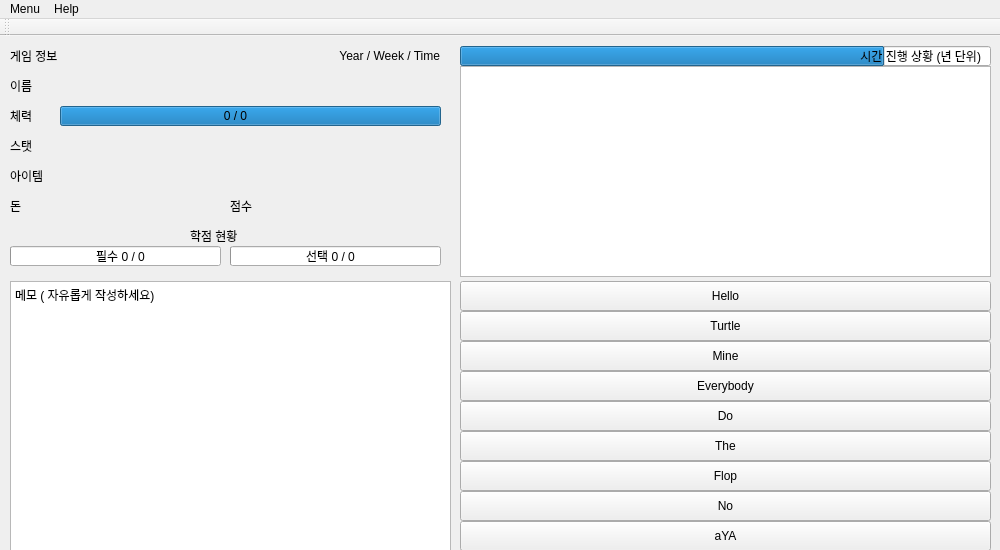
<?xml version="1.0" encoding="UTF-8"?>
<ui version="4.0">
 <class>Sugang_Simulator_2017</class>
 <widget class="QMainWindow" name="Sugang_Simulator_2017">
  <property name="geometry">
   <rect>
    <x>0</x>
    <y>0</y>
    <width>1000</width>
    <height>550</height>
   </rect>
  </property>
  <property name="maximumSize">
   <size>
    <width>3200</width>
    <height>1800</height>
   </size>
  </property>
  <property name="windowTitle">
   <string>Sugang_Simulator_2017</string>
  </property>
  <widget class="QWidget" name="centralWidget">
   <widget class="QLabel" name="text_game">
    <property name="geometry">
     <rect>
      <x>10</x>
      <y>10</y>
      <width>60</width>
      <height>20</height>
     </rect>
    </property>
    <property name="text">
     <string>게임 정보</string>
    </property>
   </widget>
   <widget class="QLabel" name="text_time">
    <property name="geometry">
     <rect>
      <x>300</x>
      <y>10</y>
      <width>140</width>
      <height>20</height>
     </rect>
    </property>
    <property name="text">
     <string>Year / Week / Time</string>
    </property>
    <property name="alignment">
     <set>Qt::AlignRight|Qt::AlignTrailing|Qt::AlignVCenter</set>
    </property>
   </widget>
   <widget class="QLabel" name="text_name">
    <property name="geometry">
     <rect>
      <x>10</x>
      <y>40</y>
      <width>55</width>
      <height>20</height>
     </rect>
    </property>
    <property name="text">
     <string>이름</string>
    </property>
   </widget>
   <widget class="QLabel" name="text_hp">
    <property name="geometry">
     <rect>
      <x>200</x>
      <y>70</y>
      <width>71</width>
      <height>20</height>
     </rect>
    </property>
    <property name="text">
     <string>0 / 0</string>
    </property>
    <property name="alignment">
     <set>Qt::AlignCenter</set>
    </property>
   </widget>
   <widget class="QProgressBar" name="prog_hp">
    <property name="enabled">
     <bool>true</bool>
    </property>
    <property name="geometry">
     <rect>
      <x>60</x>
      <y>70</y>
      <width>381</width>
      <height>20</height>
     </rect>
    </property>
    <property name="value">
     <number>100</number>
    </property>
    <property name="textVisible">
     <bool>false</bool>
    </property>
    <property name="invertedAppearance">
     <bool>false</bool>
    </property>
    <property name="format">
     <string>%p%</string>
    </property>
   </widget>
   <widget class="QLabel" name="text_hp2">
    <property name="geometry">
     <rect>
      <x>10</x>
      <y>70</y>
      <width>31</width>
      <height>20</height>
     </rect>
    </property>
    <property name="text">
     <string>체력</string>
    </property>
   </widget>
   <widget class="QLabel" name="text_stats">
    <property name="geometry">
     <rect>
      <x>10</x>
      <y>100</y>
      <width>431</width>
      <height>20</height>
     </rect>
    </property>
    <property name="text">
     <string>스탯</string>
    </property>
   </widget>
   <widget class="QLabel" name="text_items">
    <property name="geometry">
     <rect>
      <x>10</x>
      <y>130</y>
      <width>431</width>
      <height>20</height>
     </rect>
    </property>
    <property name="text">
     <string>아이템</string>
    </property>
   </widget>
   <widget class="QProgressBar" name="prog_credit_selective">
    <property name="enabled">
     <bool>true</bool>
    </property>
    <property name="geometry">
     <rect>
      <x>230</x>
      <y>210</y>
      <width>211</width>
      <height>20</height>
     </rect>
    </property>
    <property name="maximum">
     <number>100</number>
    </property>
    <property name="value">
     <number>0</number>
    </property>
    <property name="textVisible">
     <bool>false</bool>
    </property>
   </widget>
   <widget class="QProgressBar" name="prog_credit_mandatory">
    <property name="enabled">
     <bool>true</bool>
    </property>
    <property name="geometry">
     <rect>
      <x>10</x>
      <y>210</y>
      <width>211</width>
      <height>20</height>
     </rect>
    </property>
    <property name="value">
     <number>0</number>
    </property>
    <property name="textVisible">
     <bool>false</bool>
    </property>
   </widget>
   <widget class="QLabel" name="text_req_credit">
    <property name="geometry">
     <rect>
      <x>190</x>
      <y>190</y>
      <width>61</width>
      <height>20</height>
     </rect>
    </property>
    <property name="text">
     <string>학점 현황</string>
    </property>
   </widget>
   <widget class="QLabel" name="text_score">
    <property name="geometry">
     <rect>
      <x>230</x>
      <y>160</y>
      <width>211</width>
      <height>20</height>
     </rect>
    </property>
    <property name="text">
     <string>점수</string>
    </property>
   </widget>
   <widget class="QLabel" name="text_money">
    <property name="geometry">
     <rect>
      <x>10</x>
      <y>160</y>
      <width>211</width>
      <height>20</height>
     </rect>
    </property>
    <property name="text">
     <string>돈</string>
    </property>
   </widget>
   <widget class="QLabel" name="text_credit_mandatory">
    <property name="geometry">
     <rect>
      <x>70</x>
      <y>210</y>
      <width>101</width>
      <height>20</height>
     </rect>
    </property>
    <property name="text">
     <string>필수 0 / 0</string>
    </property>
    <property name="alignment">
     <set>Qt::AlignCenter</set>
    </property>
   </widget>
   <widget class="QLabel" name="text_credit_selective">
    <property name="geometry">
     <rect>
      <x>280</x>
      <y>210</y>
      <width>101</width>
      <height>20</height>
     </rect>
    </property>
    <property name="text">
     <string>선택 0 / 0</string>
    </property>
    <property name="alignment">
     <set>Qt::AlignCenter</set>
    </property>
   </widget>
   <widget class="QTextEdit" name="textbox_memo">
    <property name="geometry">
     <rect>
      <x>10</x>
      <y>245</y>
      <width>441</width>
      <height>271</height>
     </rect>
    </property>
    <property name="html">
     <string>&lt;!DOCTYPE HTML PUBLIC &quot;-//W3C//DTD HTML 4.0//EN&quot; &quot;http://www.w3.org/TR/REC-html40/strict.dtd&quot;&gt;
&lt;html&gt;&lt;head&gt;&lt;meta name=&quot;qrichtext&quot; content=&quot;1&quot; /&gt;&lt;style type=&quot;text/css&quot;&gt;
p, li { white-space: pre-wrap; }
&lt;/style&gt;&lt;/head&gt;&lt;body style=&quot; font-family:'Gulim'; font-size:9pt; font-weight:400; font-style:normal;&quot;&gt;
&lt;p style=&quot; margin-top:0px; margin-bottom:0px; margin-left:0px; margin-right:0px; -qt-block-indent:0; text-indent:0px;&quot;&gt;메모 ( 자유롭게 작성하세요)&lt;/p&gt;&lt;/body&gt;&lt;/html&gt;</string>
    </property>
   </widget>
   <widget class="QProgressBar" name="prog_time">
    <property name="enabled">
     <bool>true</bool>
    </property>
    <property name="geometry">
     <rect>
      <x>460</x>
      <y>10</y>
      <width>531</width>
      <height>20</height>
     </rect>
    </property>
    <property name="value">
     <number>80</number>
    </property>
    <property name="textVisible">
     <bool>false</bool>
    </property>
   </widget>
   <widget class="QTextEdit" name="textbox_console">
    <property name="enabled">
     <bool>true</bool>
    </property>
    <property name="geometry">
     <rect>
      <x>460</x>
      <y>30</y>
      <width>531</width>
      <height>211</height>
     </rect>
    </property>
    <property name="readOnly">
     <bool>true</bool>
    </property>
    <property name="html">
     <string>&lt;!DOCTYPE HTML PUBLIC &quot;-//W3C//DTD HTML 4.0//EN&quot; &quot;http://www.w3.org/TR/REC-html40/strict.dtd&quot;&gt;
&lt;html&gt;&lt;head&gt;&lt;meta name=&quot;qrichtext&quot; content=&quot;1&quot; /&gt;&lt;style type=&quot;text/css&quot;&gt;
p, li { white-space: pre-wrap; }
&lt;/style&gt;&lt;/head&gt;&lt;body style=&quot; font-family:'Gulim'; font-size:9pt; font-weight:400; font-style:normal;&quot;&gt;
&lt;p style=&quot;-qt-paragraph-type:empty; margin-top:0px; margin-bottom:0px; margin-left:0px; margin-right:0px; -qt-block-indent:0; text-indent:0px;&quot;&gt;&lt;br /&gt;&lt;/p&gt;&lt;/body&gt;&lt;/html&gt;</string>
    </property>
   </widget>
   <widget class="QPushButton" name="button3">
    <property name="enabled">
     <bool>true</bool>
    </property>
    <property name="geometry">
     <rect>
      <x>460</x>
      <y>305</y>
      <width>531</width>
      <height>30</height>
     </rect>
    </property>
    <property name="text">
     <string>Mine</string>
    </property>
   </widget>
   <widget class="QPushButton" name="button8">
    <property name="enabled">
     <bool>true</bool>
    </property>
    <property name="geometry">
     <rect>
      <x>460</x>
      <y>455</y>
      <width>531</width>
      <height>30</height>
     </rect>
    </property>
    <property name="text">
     <string>No</string>
    </property>
   </widget>
   <widget class="QPushButton" name="button9">
    <property name="enabled">
     <bool>true</bool>
    </property>
    <property name="geometry">
     <rect>
      <x>460</x>
      <y>485</y>
      <width>531</width>
      <height>30</height>
     </rect>
    </property>
    <property name="text">
     <string>aYA</string>
    </property>
   </widget>
   <widget class="QPushButton" name="button7">
    <property name="enabled">
     <bool>true</bool>
    </property>
    <property name="geometry">
     <rect>
      <x>460</x>
      <y>425</y>
      <width>531</width>
      <height>30</height>
     </rect>
    </property>
    <property name="text">
     <string>Flop</string>
    </property>
   </widget>
   <widget class="QPushButton" name="button5">
    <property name="enabled">
     <bool>true</bool>
    </property>
    <property name="geometry">
     <rect>
      <x>460</x>
      <y>365</y>
      <width>531</width>
      <height>30</height>
     </rect>
    </property>
    <property name="text">
     <string>Do</string>
    </property>
   </widget>
   <widget class="QPushButton" name="button6">
    <property name="enabled">
     <bool>true</bool>
    </property>
    <property name="geometry">
     <rect>
      <x>460</x>
      <y>395</y>
      <width>531</width>
      <height>30</height>
     </rect>
    </property>
    <property name="text">
     <string>The</string>
    </property>
   </widget>
   <widget class="QPushButton" name="button1">
    <property name="enabled">
     <bool>true</bool>
    </property>
    <property name="geometry">
     <rect>
      <x>460</x>
      <y>245</y>
      <width>531</width>
      <height>30</height>
     </rect>
    </property>
    <property name="text">
     <string>Hello</string>
    </property>
   </widget>
   <widget class="QPushButton" name="button2">
    <property name="enabled">
     <bool>true</bool>
    </property>
    <property name="geometry">
     <rect>
      <x>460</x>
      <y>275</y>
      <width>531</width>
      <height>30</height>
     </rect>
    </property>
    <property name="text">
     <string>Turtle</string>
    </property>
   </widget>
   <widget class="QPushButton" name="button4">
    <property name="enabled">
     <bool>true</bool>
    </property>
    <property name="geometry">
     <rect>
      <x>460</x>
      <y>335</y>
      <width>531</width>
      <height>30</height>
     </rect>
    </property>
    <property name="text">
     <string>Everybody</string>
    </property>
   </widget>
   <widget class="QLabel" name="text_time_2">
    <property name="geometry">
     <rect>
      <x>830</x>
      <y>10</y>
      <width>151</width>
      <height>20</height>
     </rect>
    </property>
    <property name="text">
     <string>시간 진행 상황 (년 단위)</string>
    </property>
    <property name="alignment">
     <set>Qt::AlignRight|Qt::AlignTrailing|Qt::AlignVCenter</set>
    </property>
   </widget>
   <zorder>text_game</zorder>
   <zorder>text_time</zorder>
   <zorder>text_name</zorder>
   <zorder>prog_hp</zorder>
   <zorder>text_hp2</zorder>
   <zorder>text_stats</zorder>
   <zorder>text_items</zorder>
   <zorder>prog_credit_selective</zorder>
   <zorder>prog_credit_mandatory</zorder>
   <zorder>text_req_credit</zorder>
   <zorder>text_score</zorder>
   <zorder>text_money</zorder>
   <zorder>textbox_memo</zorder>
   <zorder>prog_time</zorder>
   <zorder>textbox_console</zorder>
   <zorder>button3</zorder>
   <zorder>button8</zorder>
   <zorder>button9</zorder>
   <zorder>button7</zorder>
   <zorder>button5</zorder>
   <zorder>button6</zorder>
   <zorder>button1</zorder>
   <zorder>button2</zorder>
   <zorder>button4</zorder>
   <zorder>text_hp</zorder>
   <zorder>text_credit_selective</zorder>
   <zorder>text_credit_mandatory</zorder>
   <zorder>text_time_2</zorder>
  </widget>
  <widget class="QMenuBar" name="menuBar">
   <property name="geometry">
    <rect>
     <x>0</x>
     <y>0</y>
     <width>1000</width>
     <height>21</height>
    </rect>
   </property>
   <widget class="QMenu" name="menuMenu">
    <property name="title">
     <string>Menu</string>
    </property>
    <addaction name="actionStart_Game"/>
    <addaction name="actionSave_Game"/>
    <addaction name="actionLoad_Game"/>
    <addaction name="separator"/>
    <addaction name="actionExit"/>
   </widget>
   <widget class="QMenu" name="menuMiscellanous">
    <property name="title">
     <string>Help</string>
    </property>
    <widget class="QMenu" name="menuCheats_2">
     <property name="title">
      <string>Cheats..</string>
     </property>
     <addaction name="actionInfinite_Lives_3_99_USD"/>
     <addaction name="actionApply_Any_Class_You_Want_4_29_USD"/>
     <addaction name="actionAll_Cheats_BUY_NOW_9_99_USD_2"/>
    </widget>
    <addaction name="actionHelp"/>
    <addaction name="actionCredits"/>
    <addaction name="menuCheats_2"/>
    <addaction name="actionBug_Report"/>
   </widget>
   <addaction name="menuMenu"/>
   <addaction name="menuMiscellanous"/>
  </widget>
  <widget class="QToolBar" name="mainToolBar">
   <attribute name="toolBarArea">
    <enum>TopToolBarArea</enum>
   </attribute>
   <attribute name="toolBarBreak">
    <bool>false</bool>
   </attribute>
  </widget>
  <action name="actionStart_Game">
   <property name="text">
    <string>Start &amp;Game</string>
   </property>
   <property name="shortcut">
    <string>Ctrl+G</string>
   </property>
  </action>
  <action name="actionSave_Game">
   <property name="text">
    <string>Save Game</string>
   </property>
   <property name="shortcut">
    <string>Ctrl+S</string>
   </property>
  </action>
  <action name="actionLoad_Game">
   <property name="text">
    <string>Load Game</string>
   </property>
   <property name="shortcut">
    <string>Ctrl+L</string>
   </property>
  </action>
  <action name="actionExit">
   <property name="text">
    <string>Exit</string>
   </property>
   <property name="shortcut">
    <string>Esc</string>
   </property>
  </action>
  <action name="actionInfinite_Lives_3_99_USD">
   <property name="text">
    <string>Infinite Lives(3.99 USD)</string>
   </property>
  </action>
  <action name="actionApply_Any_Class_You_Want_4_29_USD">
   <property name="text">
    <string>Apply Any Class You Want(4.29 USD)</string>
   </property>
  </action>
  <action name="actionAll_Cheats_BUY_NOW_9_99_USD_2">
   <property name="text">
    <string>All Cheats - BUY NOW(9.99 USD)</string>
   </property>
  </action>
  <action name="actionHelp">
   <property name="text">
    <string>Help</string>
   </property>
  </action>
  <action name="actionCredits">
   <property name="text">
    <string>Credits</string>
   </property>
  </action>
  <action name="actionBug_Report">
   <property name="text">
    <string>Bug Report</string>
   </property>
  </action>
 </widget>
 <layoutdefault spacing="6" margin="11"/>
 <resources/>
 <connections>
  <connection>
   <sender>actionExit</sender>
   <signal>triggered()</signal>
   <receiver>Sugang_Simulator_2017</receiver>
   <slot>close()</slot>
   <hints>
    <hint type="sourcelabel">
     <x>-1</x>
     <y>-1</y>
    </hint>
    <hint type="destinationlabel">
     <x>499</x>
     <y>274</y>
    </hint>
   </hints>
  </connection>
 </connections>
</ui>
